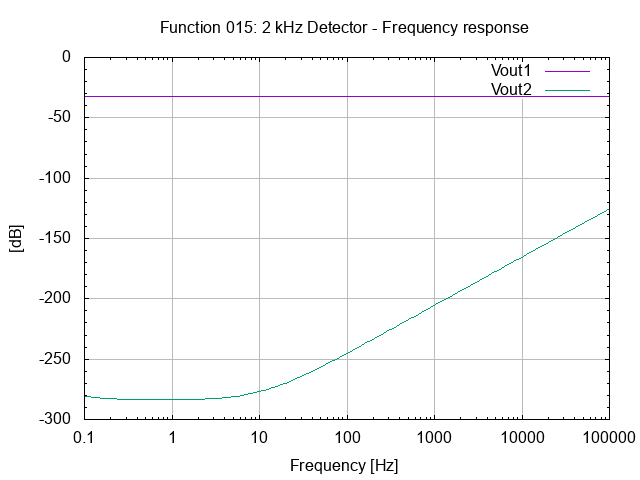

Source code (gnuplot):
# setup terminal
set term png

# setup graph
set output "26.015.00.00.01.png"
set title "Function 015: 2 kHz Detector - Frequency response"

# setup Y-axis
set grid ytics lt 1 lw 1 lc rgb "#bbbbbb"
set mytics
set ylabel "[dB]"

#setup X-axis
set logscale x 10
set grid xtics lt 1 lw 1 lc rgb "#bbbbbb"
set xlabel "Frequency [Hz]"

# setup plot style
set style data lines
plot '26.015.00.00.01.dat' using 1:2 title "Vout1", \
     '26.015.00.00.01.dat' using 1:3 title "Vout2"

# set output back to default
set output

# reset terminal type
set terminal pop
